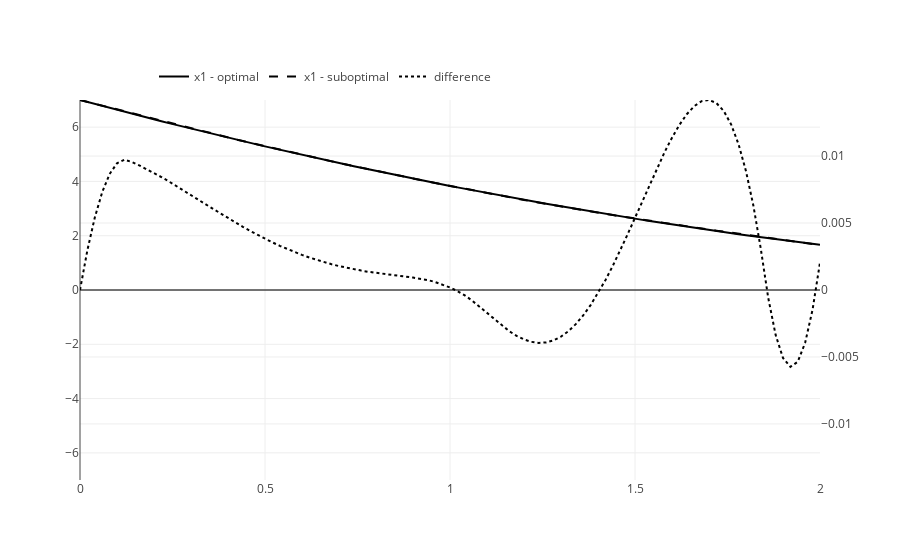

The notebook cell saved with this chart:
### Code cell
iplot(
    go.Figure(
        data=[
            fig_optimal_state,
            fig_suboptimal_state,
            fig_difference_state
        ],
        layout=go.Layout(
            legend=dict(orientation="h", x=0.1, y=1.1),
            xaxis=dict(
                range=(optimal_model.t0, optimal_model.t1)
            ),
            yaxis1=dict(
                range=(-initial_state[0], initial_state[0])
            ),
            yaxis2=dict(
                range=(-max_dif, max_dif),
                overlaying="y1",
                side="right"
            )
        )
    )
)
